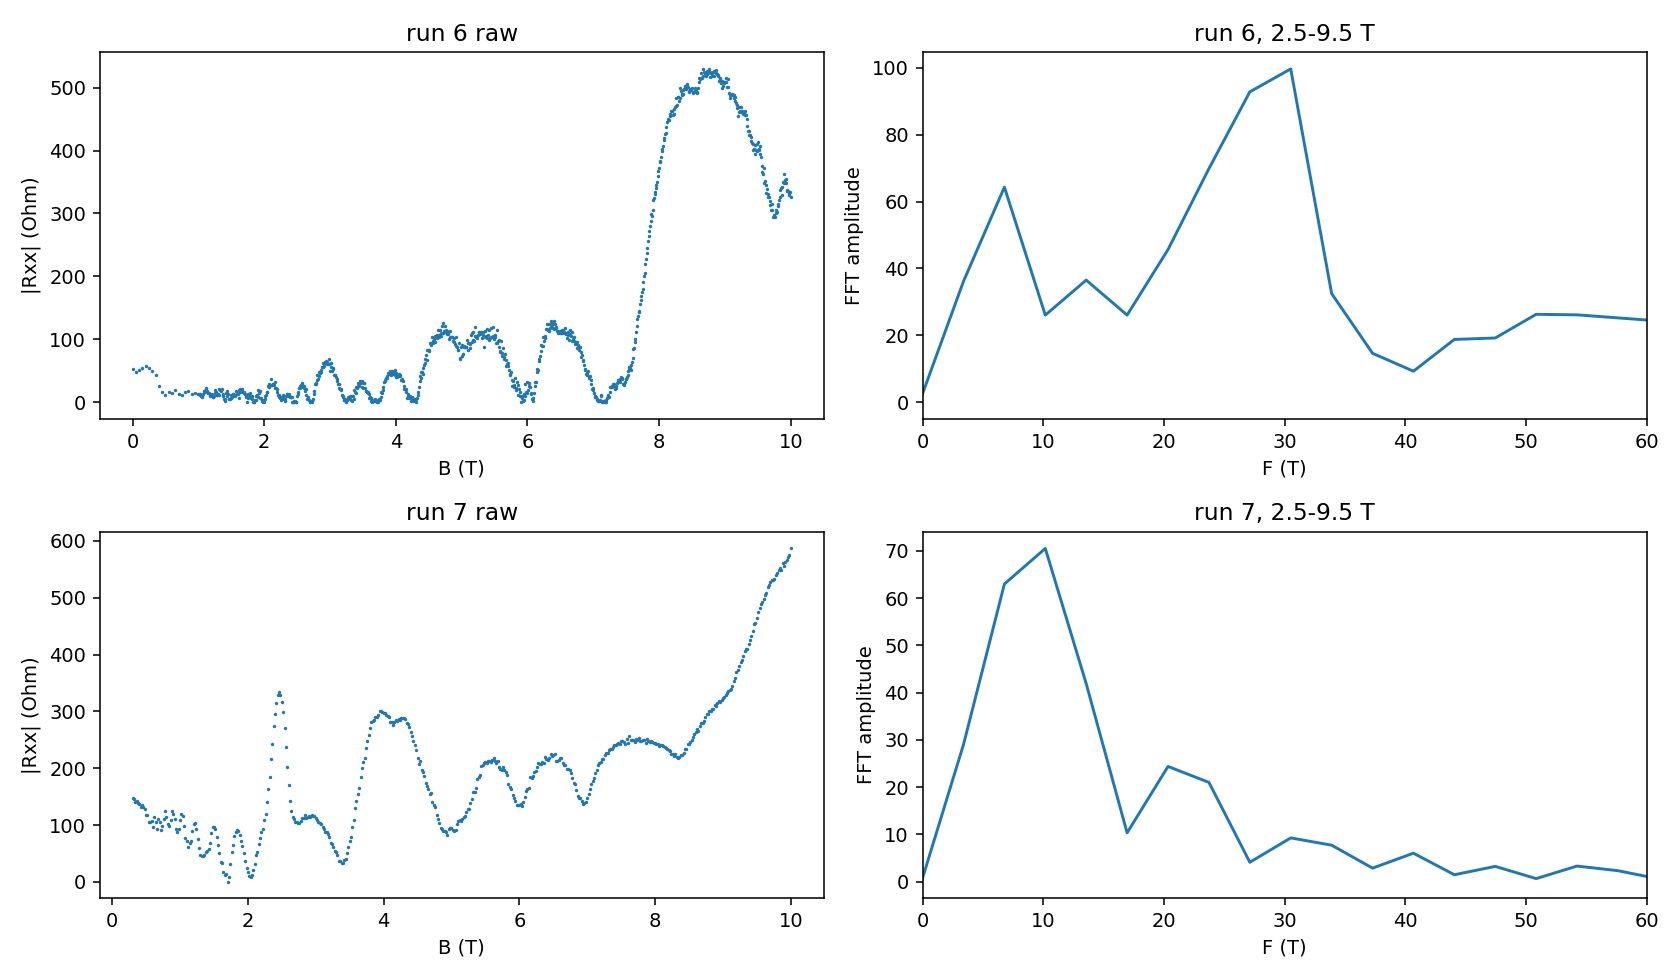

The Python source for this figure:
from pathlib import Path
import numpy as np
import matplotlib
matplotlib.use('Agg')
import matplotlib.pyplot as plt
from hera.analysis import open_run, summarize_run, sdh_onset, sdh_fft

fig, axs = plt.subplots(2, 2, figsize=(12, 7))
for row, rid in enumerate((6, 7)):
    run = open_run(Path('data') / str(rid))
    print(summarize_run(run))
    B = run.col('magnet_field')
    current = run.col('sr0_X') / run.meta['measurement_config']['sr0_gain']
    R = np.abs(run.col('sr1_X') / current)
    T = run.col('T_sample')
    print(f'run {rid}: R {np.nanmin(R):.1f}..{np.nanmax(R):.1f} Ohm, I {np.nanmin(current)*1e9:.2f}..{np.nanmax(current)*1e9:.2f} nA, T {T.min():.3f}..{T.max():.3f} K, B {B.min():.3f}..{B.max():.3f} T')
    axs[row,0].plot(B,R,'.',ms=1.5)
    axs[row,0].set(xlabel='B (T)',ylabel='|Rxx| (Ohm)',title=f'run {rid} raw')
    order = np.argsort(B)
    try:
        onset = sdh_onset(R[order],B[order],b_lo=1.0,b_hi=9.5,r_full_scale=5000)
        print(f'run {rid} onset:',onset.summary())
    except Exception as exc:
        print(f'run {rid} onset error:',type(exc).__name__,str(exc))
    mask = (B[order]>=2.5)&(B[order]<=9.5)
    f,spec=sdh_fft(R[order][mask,None],B[order][mask],b_range=(2.5,9.5),nfft=1024,bg_degree=5)
    ix=np.argsort(spec[0][(f>2)&(f<60)])[-8:]
    ff=f[(f>2)&(f<60)][ix]; ss=spec[0][(f>2)&(f<60)][ix]
    print('top FFT',list(zip(np.round(ff,2),np.round(ss,1))))
    axs[row,1].plot(f,spec[0]); axs[row,1].set(xlim=(0,60),xlabel='F (T)',ylabel='FFT amplitude',title=f'run {rid}, 2.5-9.5 T')
fig.tight_layout(); fig.savefig('hera_scratch/spot_read.png',dpi=140)
